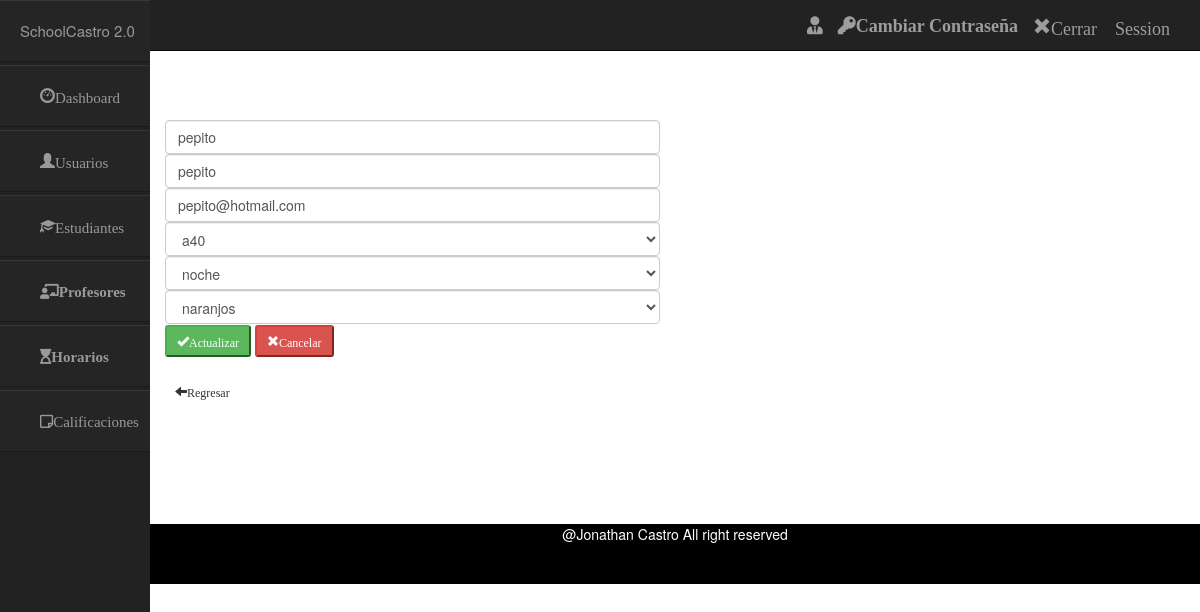
/estudiantes_controller/editar/5, run on an earlier commit of the app's database.
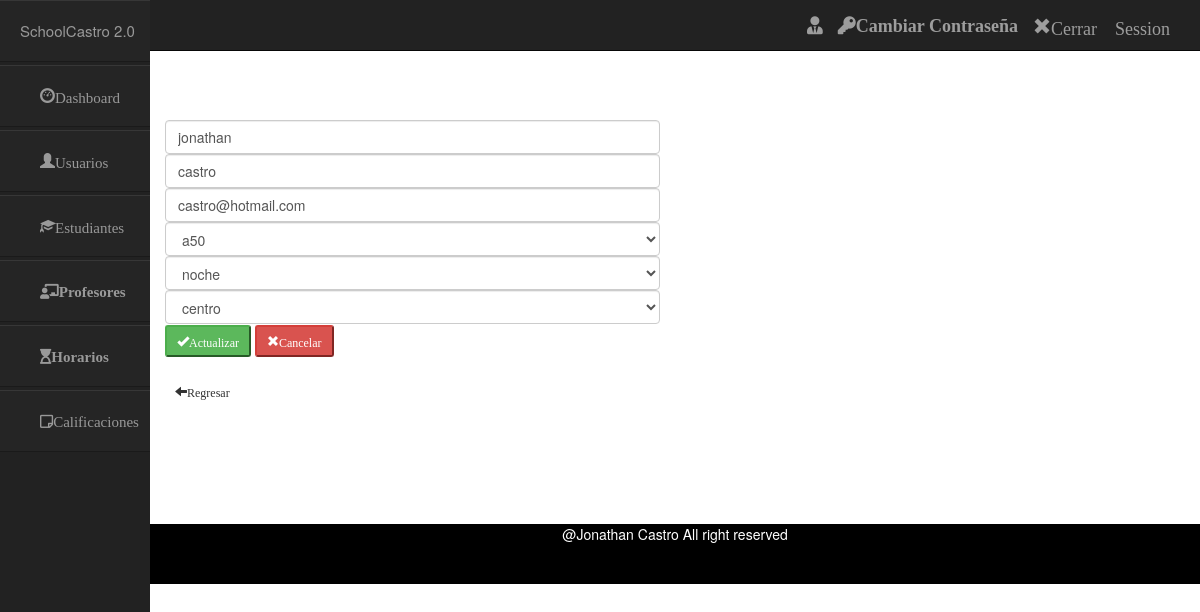
And on a later commit of the database.
### tables this page shows
CREATE TABLE `estudiantes` (
  `id` int(50) NOT NULL,
  `nombre` varchar(50) NOT NULL,
  `apellido` varchar(50) NOT NULL,
  `email` varchar(50) NOT NULL,
  `session` varchar(50) NOT NULL,
  `turno` varchar(50) NOT NULL,
  `sede` varchar(50) NOT NULL
);

### application/controllers/Estudiantes_controller.php (called while the page is built, shortened)
<?php
class Estudiantes_controller extends CI_Controller {
        public function editar($id) {
            $data['usuario'] = $this->session->userdata('usuario');
            $data['datos'] = $this->estudiantes_model->estudiantesPorId($id);
                $this->load->view('include/header');
                $this->load->view('include/navbar',$data);
                $this->load->view('include/sidebar');
                $this->load->view('admin/editar_estudiantes',$data);
                $this->load->view('include/footer');
    }
}

### index.php (called while the page is built, shortened)
<?php
require_once BASEPATH.'core/CodeIgniter.php';

### application/models/Estudiantes_model.php (called while the page is built, shortened)
<?php
class Estudiantes_model extends CI_Model {
	public function estudiantesPorId($id)
	{
		$sql = "SELECT id,nombre,apellido,email,session,turno,sede from estudiantes where id= $id";
		$query = $this->db->query($sql);
		return $query->row();
	}
}

### application/views/admin/editar_estudiantes.php (the view)
<br>
<br>
<br>
<br>
<br>
<br>
	<div class="row col-md-6" >
		<form action="" method="post">
			<input type="text" class="form-control" name="nombre" value="<?php echo $datos->nombre?>">
			<input type="text" class="form-control"  name="apellido" value="<?php echo $datos->apellido?>">
			<input type="text" class="form-control" name="email" value="<?php echo $datos->email?>">
			<select name="session" class="form-control" id="session" >
				<option><?php echo $datos->session?></option>
			</select>
			<select name="turno" class="form-control" id="turno" >
				<option><?php echo $datos->turno?></option>
			</select>
			<select name="sede" class="form-control" id="sede">
				<option><?php echo $datos->sede?></option>
			</select>
			<button type="submit" name="submit" value="submit" class="btn-success btn-sm glyphicon glyphicon-ok">Actualizar</button>
			<button type="reset" class="btn-danger btn-sm glyphicon glyphicon-remove">Cancelar</button>
			<br>
			<br>
			<a href="<?php echo base_url();?>estudiantes_controller"><span class="btn-default btn-sm glyphicon glyphicon-arrow-left">Regresar</span></a>
		</form>
<br>
<br>
<br>
<br>
<br>
<br>
	</div>

What changed in the data, as far as the page shows it:
changed estudiantes "noche": nombre "pepito" → "jonathan"; apellido "pepito" → "castro"; email "pepito@hotmail.com" → "castro@hotmail.com"; session "a40" → "a50"; sede "naranjos" → "centro"
